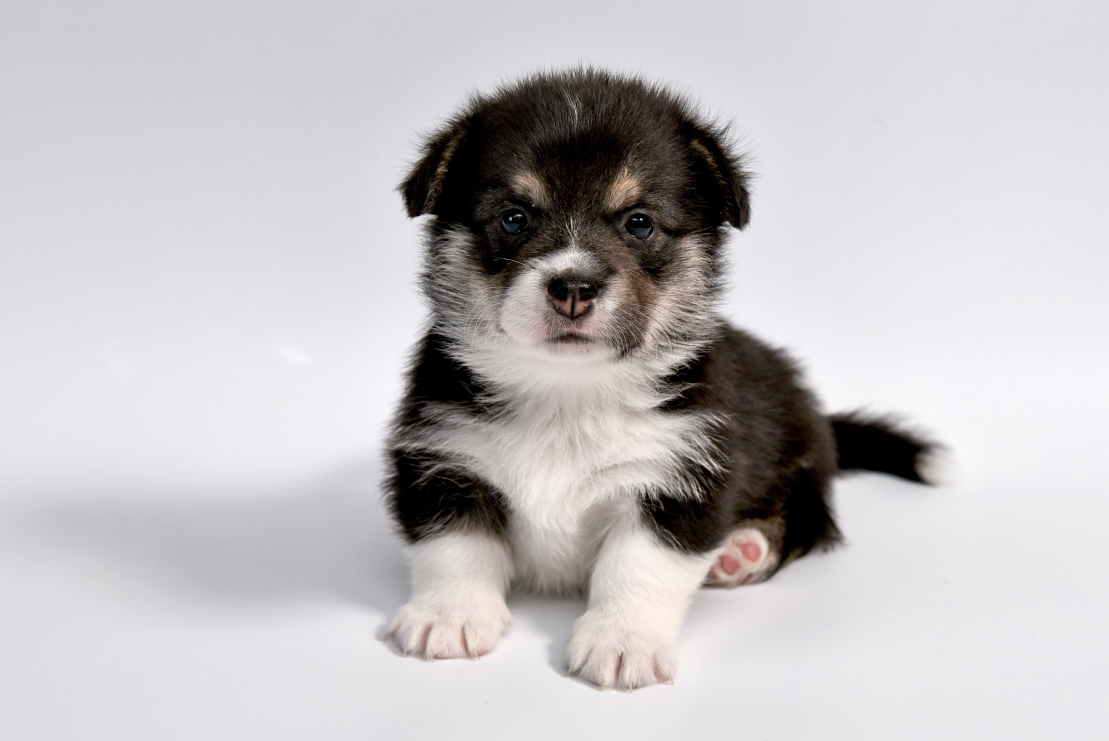
#> input picture Photos/dog3.jpg, 4436 x 2961 px (shown at 1/4 size)
$ python rescaling_image.py
#> lines starting #> are read from the running program, lines starting #| are printed output that depends on the picture
#> further down, img is the input picture: shape (2961, 4436, 3); mean B, G, R 194.1, 192, 195.1
import cv2 as cv


def rescaleFrame(frame , scale=0.75):
#> called with scale = 0.15
    width = int(frame.shape[1]*scale)
#> width = 665
    height = int(frame.shape[0]*scale)
#> height = 444
    dimension = (width , height)
#> dimension = (665, 444)

    return cv.resize(frame , dimension , interpolation=cv.INTER_AREA)
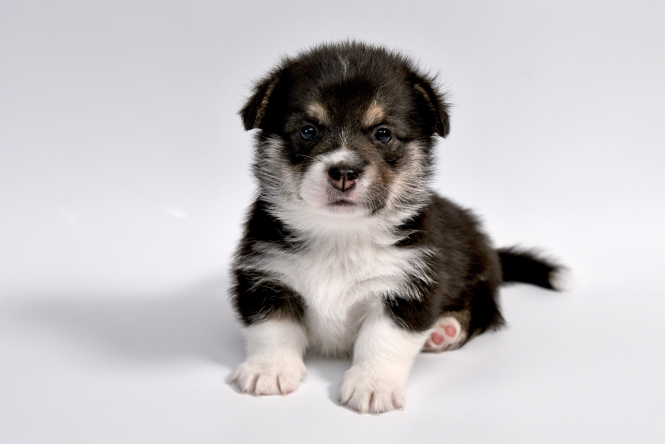
#> returned value: shape (444, 665, 3); mean of channels 0, 1, 2 194.1, 192, 195.1; drawn as B, G, R


img = cv.imread('Photos/dog3.jpg')

cv.imshow("Dog1", img)

rescaled_img = rescaleFrame(img , 0.15)

cv.imshow("DOG1 rescaled",rescaled_img)

cv.waitKey(0)

$ run again, with Photos/dog1.jpg copied over Photos/dog3.jpg
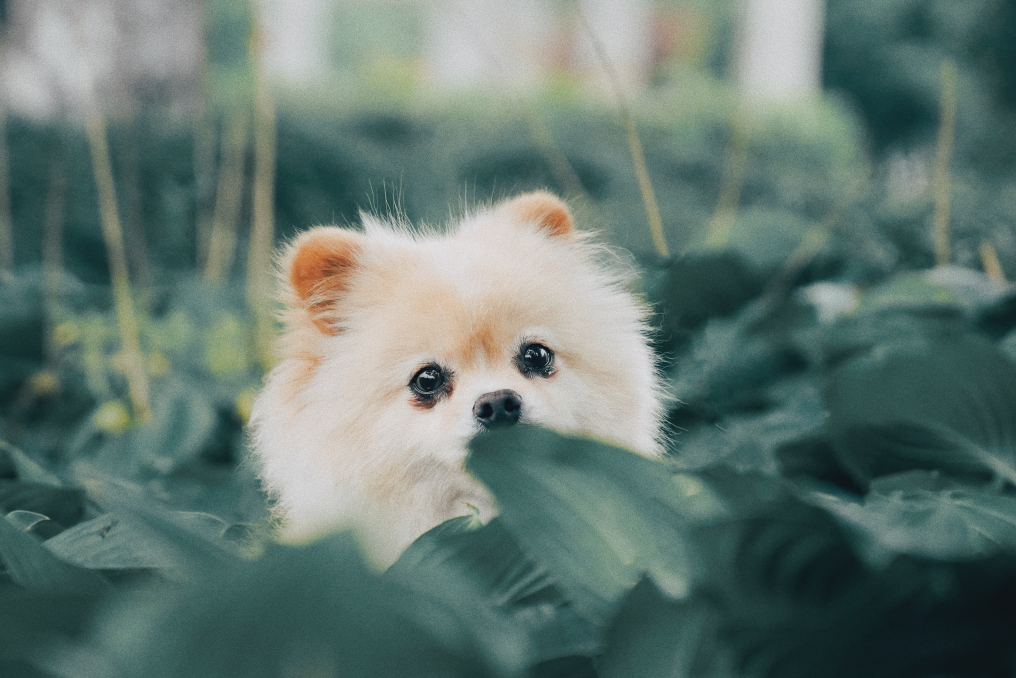
#> input picture Photos/dog1.jpg, 4063 x 2712 px (shown at 1/4 size)
#> img is the input picture: shape (2712, 4063, 3); mean B, G, R 112.9, 119.6, 99.5
#> in rescaleFrame, `return cv.resize(frame , dimension , interpolation=cv.INTER_AREA)`:
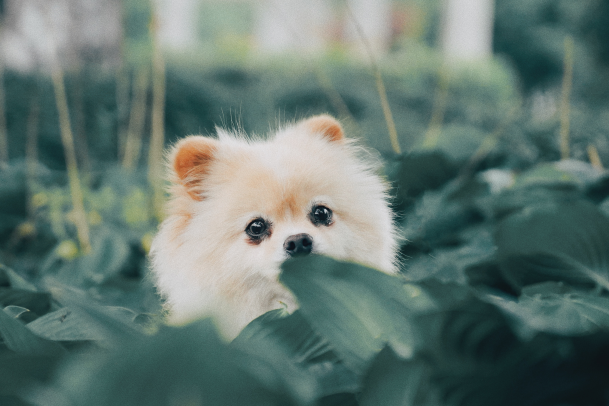
#> returned value: shape (406, 609, 3); mean of channels 0, 1, 2 112.9, 119.6, 99.5; drawn as B, G, R

$ run again, with Photos/dog4.jpg copied over Photos/dog3.jpg
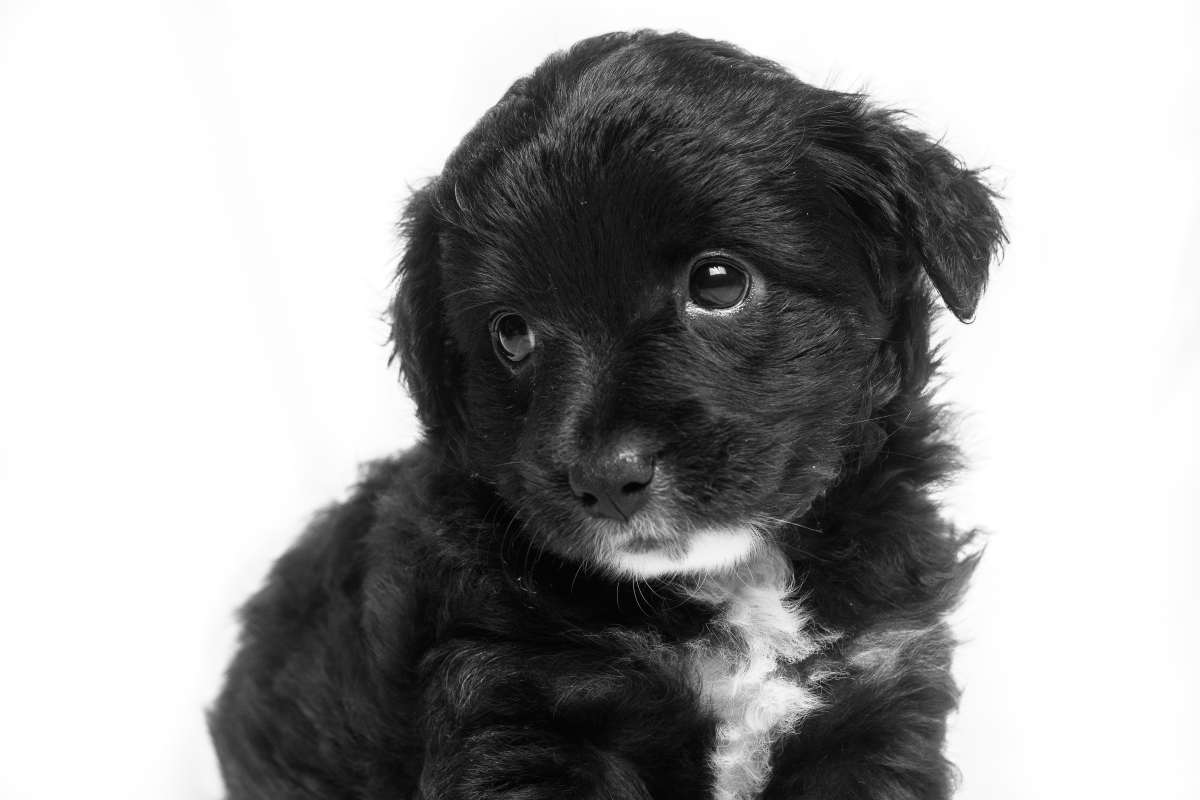
#> input picture Photos/dog4.jpg, 6000 x 4000 px (shown at 1/5 size)
#> img is the input picture: shape (4000, 6000, 3); min 0, max 255, mean 160.9
#> in rescaleFrame, `return cv.resize(frame , dimension , interpolation=cv.INTER_AREA)`:
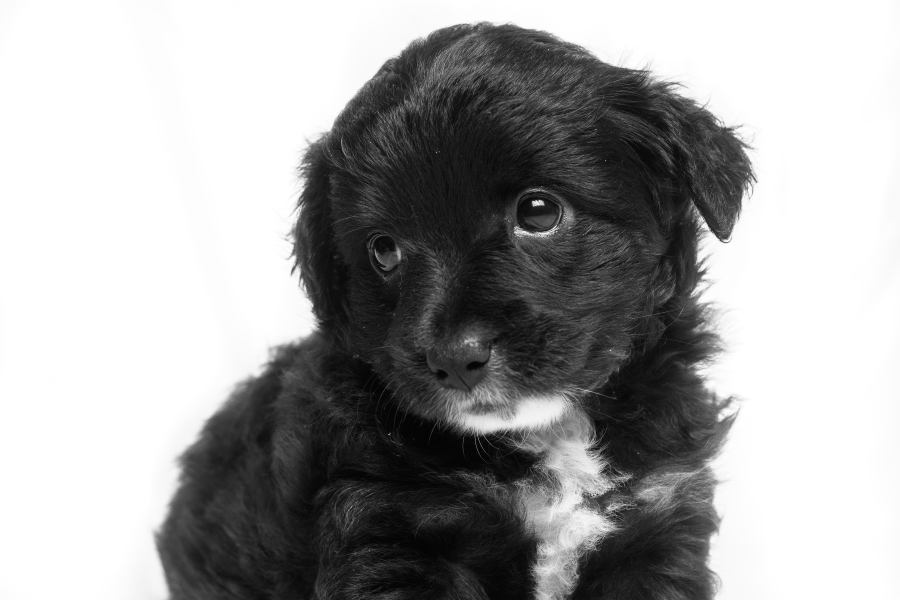
#> returned value: shape (600, 900, 3); min 3, max 255, mean 160.9
